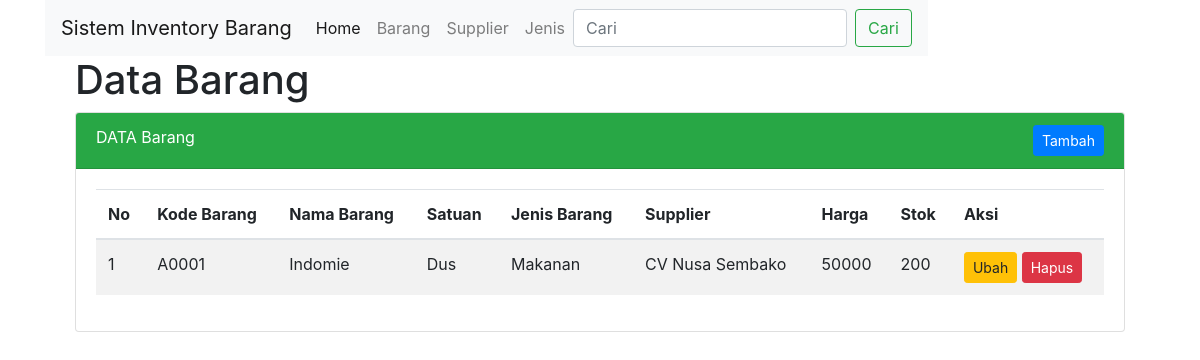
Page /views/index.php?page=home on the earlier database version.
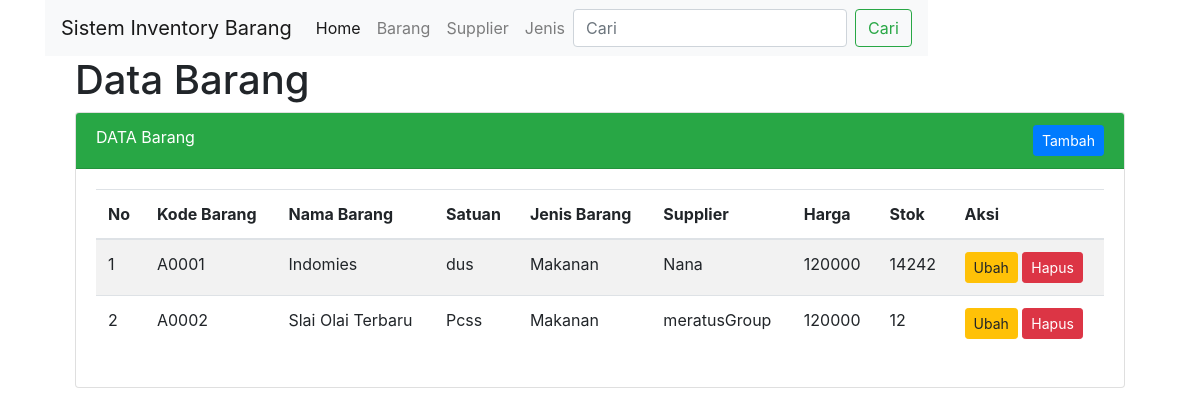
Same page on the later database version.
### tables this page shows
CREATE TABLE `barang` (
  `id` int(11) NOT NULL,
  `kode_barang` varchar(10) NOT NULL,
  `nama_barang` varchar(50) NOT NULL,
  `satuan` varchar(20) NOT NULL,
  `id_jenis` int(11) NOT NULL,
  `id_supplier` int(11) NOT NULL,
  `harga` double NOT NULL,
  `stok` int(11) NOT NULL
);

CREATE TABLE `jenis` (
  `id` int(11) NOT NULL,
  `nama_jenis` varchar(50) NOT NULL,
  `keterangan` varchar(50) NOT NULL
);

CREATE TABLE `supplier` (
  `id` int(11) NOT NULL,
  `nama_supplier` varchar(50) NOT NULL,
  `notelp` varchar(15) NOT NULL,
  `email` varchar(25) NOT NULL,
  `alamat` varchar(100) NOT NULL
);

### database/database.php (called while the page is built, shortened)
<?php
class Database{
    private $host = 'localhost';
    private $user = 'root';
    private $pass = '';
    private $database = 'inventory_management';
    protected $db;
    function __construct()
    {
        if(!isset($this->db)){
            $this->db = new PDO("mysql:host={$this->host};dbname={$this->database}", $this->user, $this->pass);
        }
        return $this->db;
    }
}
?>

### Controllers/BarangController.php (called while the page is built, shortened)
<?php
include_once('../database/database.php');
class Barang extends Database{
    public function readData(){
        $query = $this->db->prepare("SELECT barang.*, jenis.nama_jenis, jenis.id as id_jenis,supplier.id as id_supplier, supplier.nama_supplier FROM barang INNER JOIN jenis ON barang.id_jenis = jenis.id INNER JOIN supplier ON barang.id_supplier = supplier.id");
        $query->execute();
        $data = $query->fetchAll();
        return $data;
    }
}
?>

### views/list_barang.php (the view)
<div class="col-sm">
	<h1>Data Barang</h1>
	<div class="card">
		<div class="card-header bg-success text-white ">
			DATA Barang <a href="index.php?page=add_barang" class="btn btn-sm btn-primary float-right">Tambah</a>
		</div>
		<div class="card-body">
			<div class="table-responsive">
				<table class="table table-striped">
					<thead>
						<tr>
							<th>No</th>
							<th>Kode Barang</th>
							<th>Nama Barang</th>
							<th>Satuan</th>
							<th>Jenis Barang</th>
							<th>Supplier</th>
							<th>Harga</th>
							<th>Stok</th>
							<th>Aksi</th>
						</tr>
					</thead>
					<tbody>
						<?php
							include '../Controllers/BarangController.php';
							$barang = new Barang;
							$data_barang = $barang->readData();
							$no = 1;
							foreach($data_barang as $row) {
						?>
					<tr>
						<td><?= $no; ?></td>
						<td><?= $row['kode_barang']; ?></td>
						<td><?= $row['nama_barang']; ?></td>
						<td><?= $row['satuan']; ?></td>
						<td><?= $row['nama_jenis']; ?></td>
						<td><?= $row['nama_supplier']; ?></td>
						<td><?= $row['harga']; ?></td>
						<td><?= $row['stok']; ?></td>
						<td>
								<a href="edit_barang.php?id=<?= $row['id']; ?>" class="btn btn-sm btn-warning">Ubah</a>
								<a href="delete_barang.php?id=<?= $row['id']; ?>" class="btn btn-sm btn-danger" onclick="return confirm('anda yakin ingin hapus?');">Hapus</a>
						</td>
					</tr>
						<?php $no++; } ?>
					</tbody>
				</table>
			</div>
		</div>
	</div>
</div>

### views/index.php (shortened to what this page needs)
<!DOCTYPE html>
<html>
<head>
        <link rel="stylesheet" href="https://stackpath.bootstrapcdn.com/bootstrap/4.3.1/css/bootstrap.min.css">
</head>
<link rel="stylesheet" type="text/css" href="assets/css/bootstrap.min.css">
<body>
    <div class="container">
        <div class="row justify-content-md">
            <div class="col-md-auto">
                <nav class="navbar navbar-expand-lg navbar-light bg-light">
                    <a class="navbar-brand" href="index.php?page=home">Sistem Inventory Barang</a>
                    <div class="collapse navbar-collapse" id="navbarSupportedContent">
                    <ul class="navbar-nav mr-auto">
                        <li class="nav-item active">
                        <a class="nav-link" href="index.php?page=home">Home <span class="sr-only">(current)</span></a>
                        </li>
                        <li class="nav-item">
                        <a class="nav-link" href="index.php?page=barang">Barang</a>
                        </li>
                        <li class="nav-item">
                        <a class="nav-link" href="index.php?page=supplier">Supplier</a>
                        </li>
                        <li class="nav-item">
                        <a class="nav-link" href="index.php?page=jenis">Jenis</a>
                        </li>
                    </ul>
                    <form class="form-inline my-2 my-lg-0">
                        <input class="form-control mr-sm-2" type="search" placeholder="Cari" aria-label="Cari">
                        <button class="btn btn-outline-success my-2 my-sm-0" type="submit">Cari</button>
                    </form>
                </nav>
            </div>
        </div>
            <div class="col-md-auto">
                <?php
                        if($_GET['page']=="barang" || $_GET['page']=='home'){
                            include ("list_barang.php");
                        }else if($_GET['page']=="add_barang"){
                            include ("add_barang.php");
                        }else if($_GET['page']=="supplier"){
                            include ("list_supplier.php");
                        }else if($_GET['page'] == "add_supplier"){
                            include ("add_supplier.php");
                        }else if($_GET['page'] == "jenis"){
                            include ("list_jenis.php");
                        }else if($_GET['page'] == "add_jenis"){
                            include ("add_jenis.php");
                        }
                ?>
            </div>
    </div>
</body>
</html>

Differences in the rows shown:
changed barang: nama_barang "Indomie" → "Indomies"; satuan "Dus" → "dus"; id_supplier.nama_supplier "CV Nusa Sembako" → "Nana"; harga "50000" → "120000"; stok "200" → "14242"
added barang: kode_barang "A0002", nama_barang "Slai Olai Terbaru", satuan "Pcss", id_jenis.nama_jenis "Makanan", id_supplier.nama_supplier "meratusGroup", harga "120000", stok "12"
